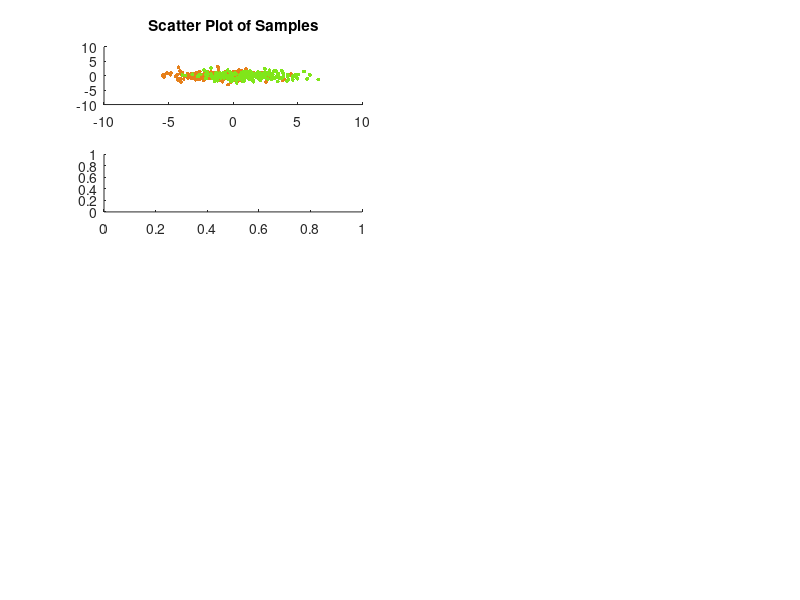

Reproduce this figure in MATLAB. (Note: this script raises an error after producing the figure.)
%% %%%%% Load data
load('simu_fig2_2sub_data1')
%% %%%%% Plot results of experiment 1 but only 2 subject
n=n/2;
subplot(5,2,1)
colors=[repmat([0.9,0.5,0.1],n,1);repmat([0.5,0.9,0.1],n,1)];
scatter(O(:,1),O(:,2),8,colors,'filled')
title('Scatter Plot of Samples')
xlim([-10 10])
ylim([-10 10])

subplot(5,2,3)
[f,xi]=ksdensity(O(1:n,:)*wBERR);
plot(xi,f,'LineWidth',2.5,'Color','y')
hold on
[f,xi]=ksdensity(O((n+1):(2*n),:)*wBERR);
plot(xi,f,'LineWidth',2.5,'Color','g')
title('Optimal Projection Based on Bayes Error')
hold off

subplot(5,2,5)
[f,xi]=ksdensity(O(1:n,:)*wVAR);
plot(xi,f,'LineWidth',2.5,'Color','y')
hold on
[f,xi]=ksdensity(O((n+1):(2*n),:)*wVAR);
plot(xi,f,'LineWidth',2.5,'Color','g')
title('Optimal Projection Based on PCA')
hold off

subplot(5,2,7)
[f,xi]=ksdensity(-O(1:n,:)*wMNR);
plot(xi,f,'LineWidth',2.5,'Color','y')
hold on
[f,xi]=ksdensity(-O((n+1):(2*n),:)*wMNR);
plot(xi,f,'LineWidth',2.5,'Color','g')
title('Optimal Projection Based on Reliability')
hold off

subplot(5,2,9)
plot((0:19)/20*pi,1-MNR,'LineWidth',2.5,'Color','b')
hold on
plot((0:19)/20*pi,1-BERR,'LineWidth',2.5,'Color','r')
title('Reliability and Bayes Error vs Projection Angle')
ylim([0.1 0.8])
hold off
xlim([0 pi])
set(gca,'XTick',[0 0.5*pi pi])
set(gca,'XTickLabel',{'0', '180', '360'})




%% %%%%%%%%%%%%%%%%%%%%%%%%%%%%%%%%%%%%%%%%%%%%%%%%%%%%%%%%%%%%%%
%% %%%%% Load data
clear all
load('simu_fig2_2sub_data2')
%% %%%%% Plot results
n=n/2;
subplot(5,2,2)
colors=[repmat([0.9,0.5,0.1],n,1);repmat([0.5,0.9,0.1],n,1)];
scatter(O(:,1),O(:,2),8,colors,'filled')
title('Scatter Plot of Samples')
xlim([-10 10])
ylim([-10 10])

subplot(5,2,4)
[f,xi]=ksdensity(O(1:n,:)*wBERR);
plot(xi,f,'LineWidth',2.5,'Color','y')
hold on
[f,xi]=ksdensity(O((n+1):(2*n),:)*wBERR);
plot(xi,f,'LineWidth',2.5,'Color','g')
title('Optimal Projection Based on Bayes Error')
hold off

subplot(5,2,6)
[f,xi]=ksdensity(O(1:n,:)*wVAR);
plot(xi,f,'LineWidth',2.5,'Color','y')
hold on
[f,xi]=ksdensity(O((n+1):(2*n),:)*wVAR);
plot(xi,f,'LineWidth',2.5,'Color','g')
title('Optimal Projection Based on PCA')
hold off

subplot(5,2,8)
[f,xi]=ksdensity(O(1:n,:)*wMNR);
plot(xi,f,'LineWidth',2.5,'Color','y')
hold on
[f,xi]=ksdensity(O((n+1):(2*n),:)*wMNR);
plot(xi,f,'LineWidth',2.5,'Color','g')
title('Optimal Projection Based on Reliability')
hold off

subplot(5,2,10)
plot((0:19)/20*pi,1-MNR,'LineWidth',2.5,'Color','b')
hold on
plot((0:19)/20*pi,1-BERR,'LineWidth',2.5,'Color','r')
title('Reliability and Bayes Error vs Projection Angle')
ylim([0.1 0.8])
hold off
xlim([0 pi])
set(gca,'XTick',[0 0.5*pi pi])
set(gca,'XTickLabel',{'0', '180', '360'})
